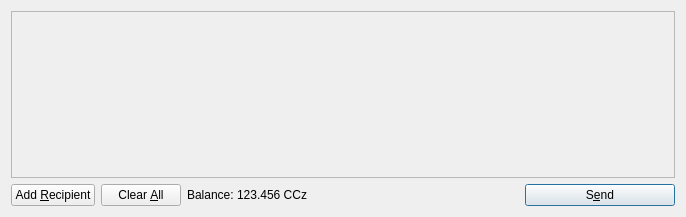
<?xml version="1.0" encoding="UTF-8"?>
<ui version="4.0">
 <class>SendCoinsDialog</class>
 <widget class="QDialog" name="SendCoinsDialog">
  <property name="geometry">
   <rect>
    <x>0</x>
    <y>0</y>
    <width>686</width>
    <height>217</height>
   </rect>
  </property>
  <property name="windowTitle">
   <string>Send Coins</string>
  </property>
  <layout class="QVBoxLayout" name="verticalLayout">
   <item>
    <widget class="QScrollArea" name="scrollArea">
     <property name="widgetResizable">
      <bool>true</bool>
     </property>
     <widget class="QWidget" name="scrollAreaWidgetContents">
      <property name="geometry">
       <rect>
        <x>0</x>
        <y>0</y>
        <width>666</width>
        <height>165</height>
       </rect>
      </property>
      <layout class="QVBoxLayout" name="verticalLayout_2">
       <property name="margin">
        <number>0</number>
       </property>
       <item>
        <layout class="QVBoxLayout" name="entries">
         <property name="spacing">
          <number>6</number>
         </property>
        </layout>
       </item>
       <item>
        <spacer name="verticalSpacer">
         <property name="orientation">
          <enum>Qt::Vertical</enum>
         </property>
         <property name="sizeHint" stdset="0">
          <size>
           <width>20</width>
           <height>40</height>
          </size>
         </property>
        </spacer>
       </item>
      </layout>
     </widget>
    </widget>
   </item>
   <item>
    <layout class="QHBoxLayout" name="horizontalLayout">
     <item>
      <widget class="QPushButton" name="addButton">
       <property name="toolTip">
        <string>Send to multiple recipients at once</string>
       </property>
       <property name="text">
        <string>Add &amp;Recipient</string>
       </property>
       <property name="icon">
        <iconset resource="../bitcoin.qrc">
         <normaloff>:/icons/add</normaloff>:/icons/add</iconset>
       </property>
       <property name="autoDefault">
        <bool>false</bool>
       </property>
      </widget>
     </item>
     <item>
      <widget class="QPushButton" name="clearButton">
       <property name="sizePolicy">
        <sizepolicy hsizetype="Minimum" vsizetype="Fixed">
         <horstretch>0</horstretch>
         <verstretch>0</verstretch>
        </sizepolicy>
       </property>
       <property name="toolTip">
        <string>Remove all transaction fields</string>
       </property>
       <property name="text">
        <string>Clear &amp;All</string>
       </property>
       <property name="icon">
        <iconset resource="../bitcoin.qrc">
         <normaloff>:/icons/remove</normaloff>:/icons/remove</iconset>
       </property>
       <property name="autoRepeatDelay">
        <number>300</number>
       </property>
       <property name="autoDefault">
        <bool>false</bool>
       </property>
      </widget>
     </item>
     <item>
      <layout class="QHBoxLayout" name="horizontalLayout_2">
       <property name="spacing">
        <number>3</number>
       </property>
       <item>
        <widget class="QLabel" name="label">
         <property name="text">
          <string>Balance:</string>
         </property>
        </widget>
       </item>
       <item>
        <widget class="QLabel" name="labelBalance">
         <property name="cursor">
          <cursorShape>IBeamCursor</cursorShape>
         </property>
         <property name="text">
          <string>123.456 CCz</string>
         </property>
         <property name="textInteractionFlags">
          <set>Qt::LinksAccessibleByMouse|Qt::TextSelectableByKeyboard|Qt::TextSelectableByMouse</set>
         </property>
        </widget>
       </item>
      </layout>
     </item>
     <item>
      <spacer name="horizontalSpacer">
       <property name="orientation">
        <enum>Qt::Horizontal</enum>
       </property>
       <property name="sizeHint" stdset="0">
        <size>
         <width>40</width>
         <height>20</height>
        </size>
       </property>
      </spacer>
     </item>
     <item>
      <widget class="QPushButton" name="sendButton">
       <property name="minimumSize">
        <size>
         <width>150</width>
         <height>0</height>
        </size>
       </property>
       <property name="toolTip">
        <string>Confirm the send action</string>
       </property>
       <property name="text">
        <string>S&amp;end</string>
       </property>
       <property name="icon">
        <iconset resource="../bitcoin.qrc">
         <normaloff>:/icons/send</normaloff>:/icons/send</iconset>
       </property>
       <property name="default">
        <bool>true</bool>
       </property>
      </widget>
     </item>
    </layout>
   </item>
  </layout>
 </widget>
 <resources>
  <include location="../bitcoin.qrc"/>
 </resources>
 <connections/>
</ui>
